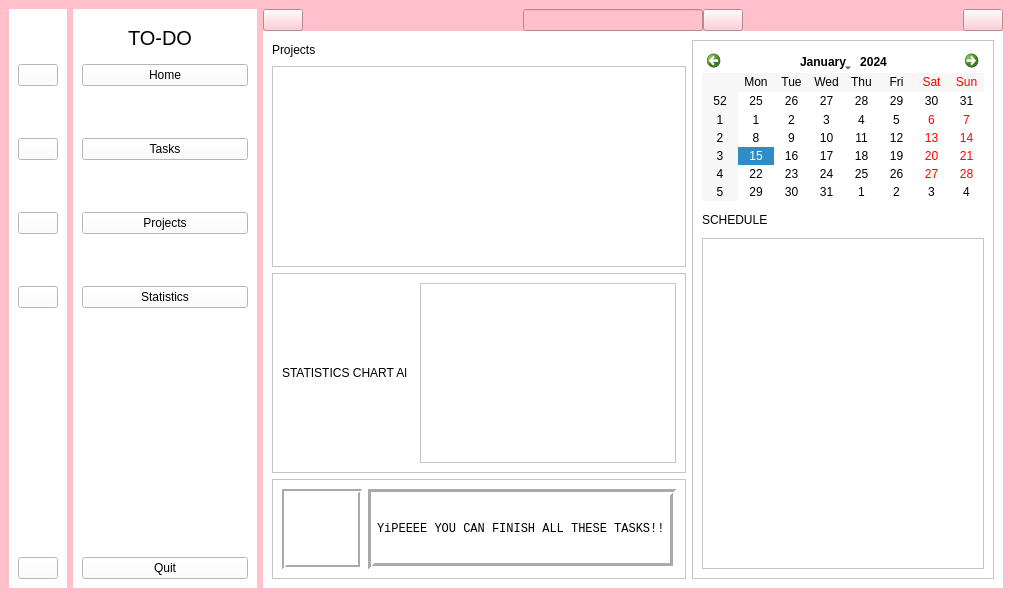
<?xml version="1.0" encoding="UTF-8"?>
<ui version="4.0">
 <class>MainWindow</class>
 <widget class="QMainWindow" name="MainWindow">
  <property name="geometry">
   <rect>
    <x>0</x>
    <y>0</y>
    <width>1021</width>
    <height>597</height>
   </rect>
  </property>
  <property name="windowTitle">
   <string>MainWindow</string>
  </property>
  <property name="styleSheet">
   <string notr="true">background-color:rgb(255, 255, 255)rgb(255, 255, 255);</string>
  </property>
  <widget class="QWidget" name="centralwidget">
   <property name="styleSheet">
    <string notr="true">background-color:pink;

</string>
   </property>
   <layout class="QGridLayout" name="gridLayout_5">
    <item row="0" column="5">
     <widget class="QWidget" name="main_window" native="true">
      <property name="styleSheet">
       <string notr="true"/>
      </property>
      <layout class="QGridLayout" name="gridLayout">
       <property name="leftMargin">
        <number>0</number>
       </property>
       <property name="topMargin">
        <number>0</number>
       </property>
       <property name="bottomMargin">
        <number>0</number>
       </property>
       <property name="spacing">
        <number>0</number>
       </property>
       <item row="0" column="0">
        <layout class="QHBoxLayout" name="search_sec_lay">
         <item>
          <widget class="QPushButton" name="minimizer_button">
           <property name="text">
            <string/>
           </property>
           <property name="icon">
            <iconset>
             <normaloff>ICONS/minimize.png</normaloff>ICONS/minimize.png</iconset>
           </property>
           <property name="checkable">
            <bool>true</bool>
           </property>
          </widget>
         </item>
         <item>
          <spacer name="horizontalSpacer_3">
           <property name="orientation">
            <enum>Qt::Orientation::Horizontal</enum>
           </property>
           <property name="sizeHint" stdset="0">
            <size>
             <width>40</width>
             <height>20</height>
            </size>
           </property>
          </spacer>
         </item>
         <item>
          <layout class="QHBoxLayout" name="search_lay">
           <item>
            <widget class="QLineEdit" name="search_edit"/>
           </item>
           <item>
            <widget class="QPushButton" name="search_button">
             <property name="text">
              <string/>
             </property>
             <property name="icon">
              <iconset>
               <normaloff>ICONS/search.png</normaloff>ICONS/search.png</iconset>
             </property>
            </widget>
           </item>
          </layout>
         </item>
         <item>
          <spacer name="horizontalSpacer_4">
           <property name="orientation">
            <enum>Qt::Orientation::Horizontal</enum>
           </property>
           <property name="sizeHint" stdset="0">
            <size>
             <width>40</width>
             <height>20</height>
            </size>
           </property>
          </spacer>
         </item>
         <item>
          <widget class="QPushButton" name="settings_button">
           <property name="text">
            <string/>
           </property>
           <property name="icon">
            <iconset>
             <normaloff>ICONS/settings.png</normaloff>ICONS/settings.png</iconset>
           </property>
          </widget>
         </item>
        </layout>
       </item>
       <item row="1" column="0">
        <widget class="QStackedWidget" name="stackedWidget">
         <property name="enabled">
          <bool>true</bool>
         </property>
         <property name="styleSheet">
          <string notr="true">background-color:white
;
color:black;</string>
         </property>
         <property name="currentIndex">
          <number>0</number>
         </property>
         <widget class="QWidget" name="Home_page">
          <layout class="QGridLayout" name="gridLayout_3">
           <item row="1" column="0" colspan="2">
            <widget class="QFrame" name="calendar_frame">
             <property name="maximumSize">
              <size>
               <width>16777215</width>
               <height>90000</height>
              </size>
             </property>
             <property name="frameShape">
              <enum>QFrame::Shape::StyledPanel</enum>
             </property>
             <property name="frameShadow">
              <enum>QFrame::Shadow::Raised</enum>
             </property>
             <layout class="QHBoxLayout" name="horizontalLayout_3"/>
            </widget>
           </item>
           <item row="2" column="0" colspan="2">
            <widget class="QFrame" name="frame">
             <property name="maximumSize">
              <size>
               <width>16777215</width>
               <height>200</height>
              </size>
             </property>
             <property name="frameShape">
              <enum>QFrame::Shape::StyledPanel</enum>
             </property>
             <property name="frameShadow">
              <enum>QFrame::Shadow::Raised</enum>
             </property>
             <layout class="QGridLayout" name="gridLayout_6">
              <item row="0" column="2">
               <widget class="QListWidget" name="listWidget"/>
              </item>
              <item row="0" column="1">
               <widget class="QWidget" name="widget" native="true"/>
              </item>
              <item row="0" column="0">
               <widget class="QLabel" name="label_6">
                <property name="text">
                 <string>STATISTICS CHART Al</string>
                </property>
               </widget>
              </item>
             </layout>
            </widget>
           </item>
           <item row="3" column="0" colspan="2">
            <widget class="QFrame" name="char_frame">
             <property name="maximumSize">
              <size>
               <width>16777215</width>
               <height>100</height>
              </size>
             </property>
             <property name="frameShape">
              <enum>QFrame::Shape::StyledPanel</enum>
             </property>
             <property name="frameShadow">
              <enum>QFrame::Shadow::Raised</enum>
             </property>
             <layout class="QGridLayout" name="gridLayout_7">
              <item row="0" column="0">
               <widget class="QLabel" name="character_image">
                <property name="minimumSize">
                 <size>
                  <width>20</width>
                  <height>0</height>
                 </size>
                </property>
                <property name="maximumSize">
                 <size>
                  <width>80</width>
                  <height>80</height>
                 </size>
                </property>
                <property name="styleSheet">
                 <string notr="true"/>
                </property>
                <property name="frameShape">
                 <enum>QFrame::Shape::Box</enum>
                </property>
                <property name="frameShadow">
                 <enum>QFrame::Shadow::Sunken</enum>
                </property>
                <property name="lineWidth">
                 <number>2</number>
                </property>
                <property name="text">
                 <string/>
                </property>
                <property name="pixmap">
                 <pixmap>ICONS/cat.png</pixmap>
                </property>
                <property name="scaledContents">
                 <bool>true</bool>
                </property>
                <property name="alignment">
                 <set>Qt::AlignmentFlag::AlignCenter</set>
                </property>
                <property name="wordWrap">
                 <bool>false</bool>
                </property>
               </widget>
              </item>
              <item row="0" column="1">
               <widget class="QLabel" name="character_text">
                <property name="minimumSize">
                 <size>
                  <width>200</width>
                  <height>0</height>
                 </size>
                </property>
                <property name="maximumSize">
                 <size>
                  <width>9000000</width>
                  <height>16777215</height>
                 </size>
                </property>
                <property name="baseSize">
                 <size>
                  <width>2</width>
                  <height>10</height>
                 </size>
                </property>
                <property name="font">
                 <font>
                  <family>Courier New</family>
                 </font>
                </property>
                <property name="styleSheet">
                 <string notr="true"/>
                </property>
                <property name="frameShape">
                 <enum>QFrame::Shape::Box</enum>
                </property>
                <property name="frameShadow">
                 <enum>QFrame::Shadow::Sunken</enum>
                </property>
                <property name="lineWidth">
                 <number>3</number>
                </property>
                <property name="text">
                 <string>YiPEEEE YOU CAN FINISH ALL THESE TASKS!!</string>
                </property>
                <property name="wordWrap">
                 <bool>true</bool>
                </property>
               </widget>
              </item>
             </layout>
            </widget>
           </item>
           <item row="0" column="0" colspan="2">
            <widget class="QLabel" name="label_7">
             <property name="maximumSize">
              <size>
               <width>16777215</width>
               <height>20</height>
              </size>
             </property>
             <property name="text">
              <string>Projects</string>
             </property>
            </widget>
           </item>
           <item row="0" column="2" rowspan="4" colspan="2">
            <widget class="QFrame" name="stats_frame">
             <property name="frameShape">
              <enum>QFrame::Shape::StyledPanel</enum>
             </property>
             <property name="frameShadow">
              <enum>QFrame::Shadow::Raised</enum>
             </property>
             <layout class="QGridLayout" name="gridLayout_2">
              <item row="0" column="0">
               <widget class="QCalendarWidget" name="calendarWidget">
                <property name="maximumSize">
                 <size>
                  <width>80000</width>
                  <height>151</height>
                 </size>
                </property>
               </widget>
              </item>
              <item row="2" column="0" rowspan="2">
               <widget class="QTableView" name="tableView"/>
              </item>
              <item row="1" column="0">
               <widget class="QLabel" name="schedule_label">
                <property name="maximumSize">
                 <size>
                  <width>16777215</width>
                  <height>25</height>
                 </size>
                </property>
                <property name="text">
                 <string>SCHEDULE</string>
                </property>
               </widget>
              </item>
             </layout>
            </widget>
           </item>
          </layout>
         </widget>
         <widget class="QWidget" name="projects_page">
          <widget class="QLabel" name="label_2">
           <property name="geometry">
            <rect>
             <x>140</x>
             <y>200</y>
             <width>58</width>
             <height>16</height>
            </rect>
           </property>
           <property name="text">
            <string>projects</string>
           </property>
          </widget>
         </widget>
         <widget class="QWidget" name="tasks_page">
          <widget class="QLabel" name="label_4">
           <property name="geometry">
            <rect>
             <x>50</x>
             <y>230</y>
             <width>201</width>
             <height>16</height>
            </rect>
           </property>
           <property name="text">
            <string>tasks page</string>
           </property>
          </widget>
         </widget>
         <widget class="QWidget" name="stats_page">
          <widget class="QLabel" name="label_3">
           <property name="geometry">
            <rect>
             <x>50</x>
             <y>95</y>
             <width>191</width>
             <height>101</height>
            </rect>
           </property>
           <property name="text">
            <string>stats</string>
           </property>
          </widget>
         </widget>
        </widget>
       </item>
      </layout>
     </widget>
    </item>
    <item row="0" column="3" colspan="2">
     <widget class="QWidget" name="long_sidebar" native="true">
      <property name="styleSheet">
       <string notr="true">background-color:white;
color:black;



</string>
      </property>
      <layout class="QGridLayout" name="gridLayout_4">
       <item row="1" column="0">
        <layout class="QVBoxLayout" name="icon_and_name_lay">
         <property name="spacing">
          <number>-1</number>
         </property>
         <item>
          <widget class="QPushButton" name="home_button_2">
           <property name="autoFillBackground">
            <bool>false</bool>
           </property>
           <property name="text">
            <string>Home</string>
           </property>
           <property name="icon">
            <iconset>
             <normaloff>ICONS/home.png</normaloff>ICONS/home.png</iconset>
           </property>
           <property name="iconSize">
            <size>
             <width>20</width>
             <height>20</height>
            </size>
           </property>
           <property name="checkable">
            <bool>true</bool>
           </property>
           <property name="autoExclusive">
            <bool>true</bool>
           </property>
          </widget>
         </item>
         <item>
          <spacer name="verticalSpacer_4">
           <property name="orientation">
            <enum>Qt::Orientation::Vertical</enum>
           </property>
           <property name="sizeHint" stdset="0">
            <size>
             <width>20</width>
             <height>40</height>
            </size>
           </property>
          </spacer>
         </item>
         <item>
          <widget class="QPushButton" name="tasks_button_2">
           <property name="text">
            <string>Tasks</string>
           </property>
           <property name="icon">
            <iconset>
             <normaloff>ICONS/tasks.png</normaloff>ICONS/tasks.png</iconset>
           </property>
           <property name="iconSize">
            <size>
             <width>20</width>
             <height>20</height>
            </size>
           </property>
           <property name="checkable">
            <bool>true</bool>
           </property>
           <property name="autoExclusive">
            <bool>true</bool>
           </property>
          </widget>
         </item>
         <item>
          <spacer name="verticalSpacer_6">
           <property name="orientation">
            <enum>Qt::Orientation::Vertical</enum>
           </property>
           <property name="sizeHint" stdset="0">
            <size>
             <width>20</width>
             <height>40</height>
            </size>
           </property>
          </spacer>
         </item>
         <item>
          <widget class="QPushButton" name="proj_button_2">
           <property name="text">
            <string>Projects</string>
           </property>
           <property name="icon">
            <iconset>
             <normaloff>ICONS/project.png</normaloff>ICONS/project.png</iconset>
           </property>
           <property name="iconSize">
            <size>
             <width>20</width>
             <height>20</height>
            </size>
           </property>
           <property name="checkable">
            <bool>true</bool>
           </property>
           <property name="autoExclusive">
            <bool>true</bool>
           </property>
          </widget>
         </item>
         <item>
          <spacer name="verticalSpacer_7">
           <property name="orientation">
            <enum>Qt::Orientation::Vertical</enum>
           </property>
           <property name="sizeHint" stdset="0">
            <size>
             <width>20</width>
             <height>40</height>
            </size>
           </property>
          </spacer>
         </item>
         <item>
          <widget class="QPushButton" name="stats_button_2">
           <property name="text">
            <string>Statistics</string>
           </property>
           <property name="icon">
            <iconset>
             <normaloff>ICONS/stats.png</normaloff>ICONS/stats.png</iconset>
           </property>
           <property name="iconSize">
            <size>
             <width>20</width>
             <height>20</height>
            </size>
           </property>
           <property name="checkable">
            <bool>true</bool>
           </property>
           <property name="autoExclusive">
            <bool>true</bool>
           </property>
          </widget>
         </item>
        </layout>
       </item>
       <item row="2" column="0">
        <spacer name="verticalSpacer_8">
         <property name="orientation">
          <enum>Qt::Orientation::Vertical</enum>
         </property>
         <property name="sizeHint" stdset="0">
          <size>
           <width>20</width>
           <height>40</height>
          </size>
         </property>
        </spacer>
       </item>
       <item row="0" column="0">
        <layout class="QHBoxLayout" name="icon_label_lay">
         <item>
          <widget class="QLabel" name="main_icon_long">
           <property name="minimumSize">
            <size>
             <width>40</width>
             <height>40</height>
            </size>
           </property>
           <property name="maximumSize">
            <size>
             <width>40</width>
             <height>40</height>
            </size>
           </property>
           <property name="styleSheet">
            <string notr="true"/>
           </property>
           <property name="text">
            <string/>
           </property>
           <property name="pixmap">
            <pixmap>ICONS/main.png</pixmap>
           </property>
           <property name="scaledContents">
            <bool>true</bool>
           </property>
          </widget>
         </item>
         <item>
          <widget class="QLabel" name="app_name">
           <property name="minimumSize">
            <size>
             <width>120</width>
             <height>0</height>
            </size>
           </property>
           <property name="font">
            <font>
             <pointsize>15</pointsize>
            </font>
           </property>
           <property name="styleSheet">
            <string notr="true">color:black;</string>
           </property>
           <property name="text">
            <string>TO-DO</string>
           </property>
          </widget>
         </item>
        </layout>
       </item>
       <item row="3" column="0">
        <widget class="QPushButton" name="quit_button_2">
         <property name="text">
          <string>Quit</string>
         </property>
         <property name="icon">
          <iconset>
           <normaloff>ICONS/quit.png</normaloff>ICONS/quit.png</iconset>
         </property>
         <property name="checkable">
          <bool>true</bool>
         </property>
         <property name="autoExclusive">
          <bool>true</bool>
         </property>
        </widget>
       </item>
      </layout>
     </widget>
    </item>
    <item row="0" column="2">
     <widget class="QWidget" name="sidebar" native="true">
      <property name="maximumSize">
       <size>
        <width>233</width>
        <height>16777215</height>
       </size>
      </property>
      <property name="styleSheet">
       <string notr="true">background-color:white;
color:black;</string>
      </property>
      <layout class="QVBoxLayout" name="verticalLayout_3">
       <item>
        <layout class="QHBoxLayout" name="main_icon_lay">
         <item>
          <widget class="QLabel" name="main_icon">
           <property name="minimumSize">
            <size>
             <width>40</width>
             <height>40</height>
            </size>
           </property>
           <property name="maximumSize">
            <size>
             <width>40</width>
             <height>40</height>
            </size>
           </property>
           <property name="styleSheet">
            <string notr="true"/>
           </property>
           <property name="text">
            <string/>
           </property>
           <property name="pixmap">
            <pixmap>ICONS/main.png</pixmap>
           </property>
           <property name="scaledContents">
            <bool>true</bool>
           </property>
          </widget>
         </item>
        </layout>
       </item>
       <item>
        <layout class="QVBoxLayout" name="icon_only_lay">
         <property name="spacing">
          <number>-1</number>
         </property>
         <item>
          <widget class="QPushButton" name="home_button">
           <property name="autoFillBackground">
            <bool>false</bool>
           </property>
           <property name="text">
            <string/>
           </property>
           <property name="icon">
            <iconset>
             <normaloff>ICONS/home.png</normaloff>ICONS/home.png</iconset>
           </property>
           <property name="iconSize">
            <size>
             <width>20</width>
             <height>20</height>
            </size>
           </property>
           <property name="checkable">
            <bool>true</bool>
           </property>
           <property name="autoExclusive">
            <bool>true</bool>
           </property>
          </widget>
         </item>
         <item>
          <spacer name="verticalSpacer_5">
           <property name="orientation">
            <enum>Qt::Orientation::Vertical</enum>
           </property>
           <property name="sizeHint" stdset="0">
            <size>
             <width>20</width>
             <height>40</height>
            </size>
           </property>
          </spacer>
         </item>
         <item>
          <widget class="QPushButton" name="tasks_button">
           <property name="text">
            <string/>
           </property>
           <property name="icon">
            <iconset>
             <normaloff>ICONS/tasks.png</normaloff>ICONS/tasks.png</iconset>
           </property>
           <property name="iconSize">
            <size>
             <width>20</width>
             <height>20</height>
            </size>
           </property>
           <property name="checkable">
            <bool>true</bool>
           </property>
           <property name="autoExclusive">
            <bool>true</bool>
           </property>
          </widget>
         </item>
         <item>
          <spacer name="verticalSpacer_3">
           <property name="orientation">
            <enum>Qt::Orientation::Vertical</enum>
           </property>
           <property name="sizeHint" stdset="0">
            <size>
             <width>20</width>
             <height>40</height>
            </size>
           </property>
          </spacer>
         </item>
         <item>
          <widget class="QPushButton" name="proj_button">
           <property name="text">
            <string/>
           </property>
           <property name="icon">
            <iconset>
             <normaloff>ICONS/project.png</normaloff>ICONS/project.png</iconset>
           </property>
           <property name="iconSize">
            <size>
             <width>20</width>
             <height>20</height>
            </size>
           </property>
           <property name="checkable">
            <bool>true</bool>
           </property>
           <property name="autoExclusive">
            <bool>true</bool>
           </property>
          </widget>
         </item>
         <item>
          <spacer name="verticalSpacer">
           <property name="orientation">
            <enum>Qt::Orientation::Vertical</enum>
           </property>
           <property name="sizeHint" stdset="0">
            <size>
             <width>20</width>
             <height>40</height>
            </size>
           </property>
          </spacer>
         </item>
         <item>
          <widget class="QPushButton" name="stats_button">
           <property name="text">
            <string/>
           </property>
           <property name="icon">
            <iconset>
             <normaloff>ICONS/stats.png</normaloff>ICONS/stats.png</iconset>
           </property>
           <property name="iconSize">
            <size>
             <width>20</width>
             <height>20</height>
            </size>
           </property>
           <property name="checkable">
            <bool>true</bool>
           </property>
           <property name="autoExclusive">
            <bool>true</bool>
           </property>
          </widget>
         </item>
        </layout>
       </item>
       <item>
        <spacer name="verticalSpacer_2">
         <property name="orientation">
          <enum>Qt::Orientation::Vertical</enum>
         </property>
         <property name="sizeHint" stdset="0">
          <size>
           <width>20</width>
           <height>40</height>
          </size>
         </property>
        </spacer>
       </item>
       <item>
        <widget class="QPushButton" name="quit_button">
         <property name="text">
          <string/>
         </property>
         <property name="icon">
          <iconset>
           <normaloff>ICONS/quit.png</normaloff>ICONS/quit.png</iconset>
         </property>
         <property name="checkable">
          <bool>true</bool>
         </property>
         <property name="autoExclusive">
          <bool>true</bool>
         </property>
        </widget>
       </item>
      </layout>
     </widget>
    </item>
   </layout>
  </widget>
 </widget>
 <resources>
  <include location="icons_resource.qrc"/>
 </resources>
 <connections>
  <connection>
   <sender>minimizer_button</sender>
   <signal>toggled(bool)</signal>
   <receiver>sidebar</receiver>
   <slot>setVisible(bool)</slot>
   <hints>
    <hint type="sourcelabel">
     <x>280</x>
     <y>35</y>
    </hint>
    <hint type="destinationlabel">
     <x>80</x>
     <y>236</y>
    </hint>
   </hints>
  </connection>
  <connection>
   <sender>minimizer_button</sender>
   <signal>toggled(bool)</signal>
   <receiver>long_sidebar</receiver>
   <slot>setHidden(bool)</slot>
   <hints>
    <hint type="sourcelabel">
     <x>267</x>
     <y>35</y>
    </hint>
    <hint type="destinationlabel">
     <x>157</x>
     <y>193</y>
    </hint>
   </hints>
  </connection>
  <connection>
   <sender>home_button_2</sender>
   <signal>clicked()</signal>
   <receiver>home_button</receiver>
   <slot>click()</slot>
   <hints>
    <hint type="sourcelabel">
     <x>105</x>
     <y>77</y>
    </hint>
    <hint type="destinationlabel">
     <x>40</x>
     <y>77</y>
    </hint>
   </hints>
  </connection>
  <connection>
   <sender>tasks_button_2</sender>
   <signal>clicked()</signal>
   <receiver>tasks_button</receiver>
   <slot>click()</slot>
   <hints>
    <hint type="sourcelabel">
     <x>105</x>
     <y>161</y>
    </hint>
    <hint type="destinationlabel">
     <x>40</x>
     <y>161</y>
    </hint>
   </hints>
  </connection>
  <connection>
   <sender>proj_button_2</sender>
   <signal>clicked()</signal>
   <receiver>proj_button</receiver>
   <slot>click()</slot>
   <hints>
    <hint type="sourcelabel">
     <x>105</x>
     <y>245</y>
    </hint>
    <hint type="destinationlabel">
     <x>40</x>
     <y>245</y>
    </hint>
   </hints>
  </connection>
  <connection>
   <sender>stats_button_2</sender>
   <signal>clicked()</signal>
   <receiver>stats_button</receiver>
   <slot>click()</slot>
   <hints>
    <hint type="sourcelabel">
     <x>105</x>
     <y>329</y>
    </hint>
    <hint type="destinationlabel">
     <x>40</x>
     <y>329</y>
    </hint>
   </hints>
  </connection>
  <connection>
   <sender>quit_button_2</sender>
   <signal>clicked()</signal>
   <receiver>quit_button</receiver>
   <slot>click()</slot>
   <hints>
    <hint type="sourcelabel">
     <x>105</x>
     <y>584</y>
    </hint>
    <hint type="destinationlabel">
     <x>40</x>
     <y>584</y>
    </hint>
   </hints>
  </connection>
 </connections>
</ui>
